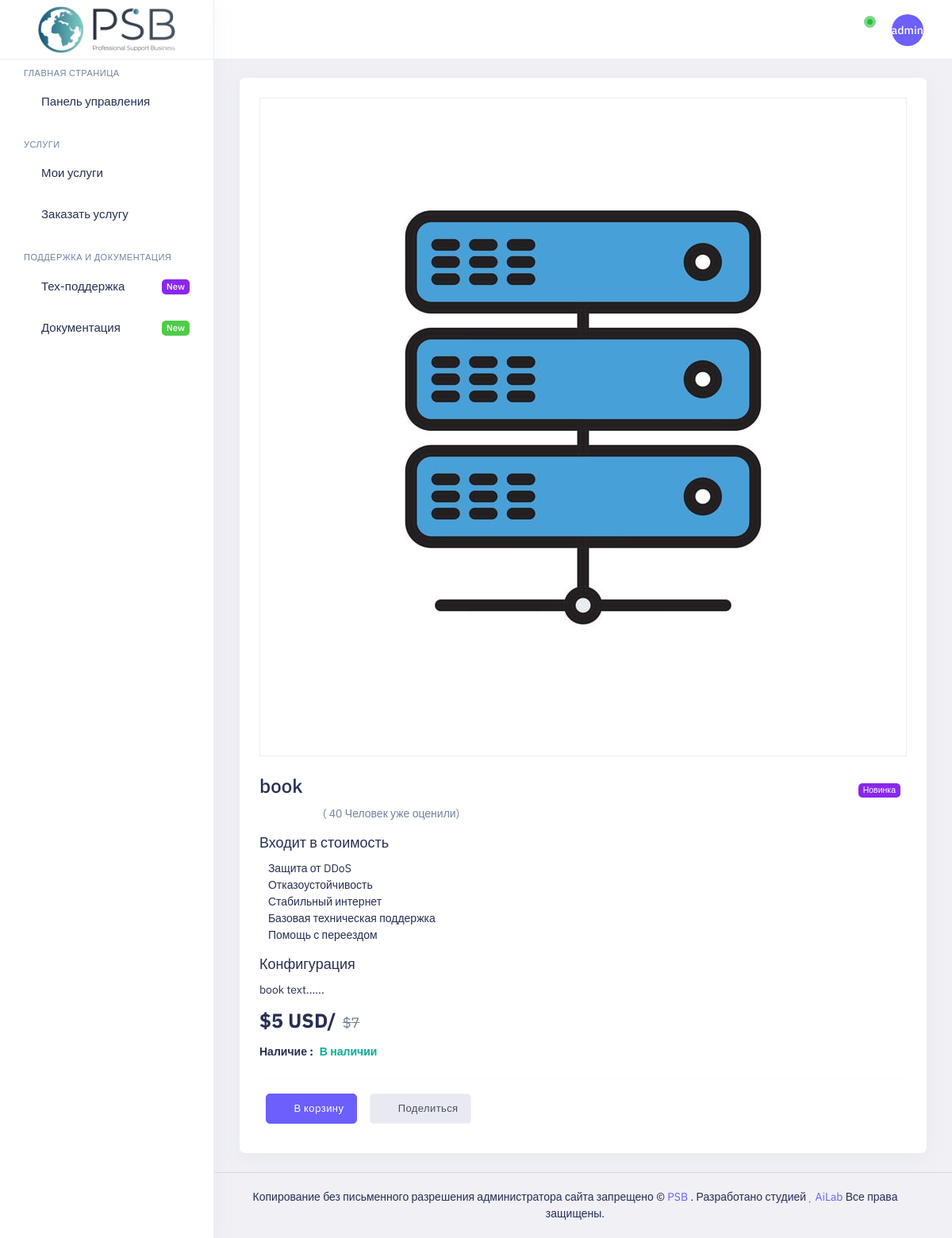
Page /shop/1 (signed in) on the committed database.
### shop/models.py (models this page shows, shortened)
class Product(models.Model):
    title = models.CharField(verbose_name='Наименование товара', max_length=100)
    configurations = models.TextField(verbose_name='Описание конфигурации')
    price = models.IntegerField(verbose_name='Цена')
    total = models.IntegerField(verbose_name='Старая цена', blank=True)
    count = models.BooleanField(verbose_name='В наличии')
    class Meta:
        verbose_name = 'Товары'
        verbose_name_plural = 'Товар'

### shop/views.py (the view)
# urls.py: path('shop/<int:pk>', views.ShopDetail.as_view(), name='detail'),
class ShopDetail(LoginRequiredMixin, DetailView):
    login_url = '/accounts/login/'
    model = Product
    context_object_name = 'product'
    template_name = 'pages/shop-description.html'

### cart/cart.py (called while the page is built)
    def __len__(self):
        return sum(item['quantity'] for item in self.cart.values())

### cart/context_processors.py (called while the page is built)
def cart(request):
    return {'cart': Cart(request)}

### templates/pages/shop-description.html (shortened to what this page needs)
{% extends 'layout/index.html' %}
{% block content %}
    <div class="main-content app-content mt-0">
        <div class="side-app">
            <div class="main-container container-fluid">
                <div class="page-header">
                    <h1 class="page-title">Детальный просмотр</h1>
                    <div>
                        <ol class="breadcrumb">
                            <li class="breadcrumb-item"><a href="javascript:void(0)">Магазин</a></li>
                            <li class="breadcrumb-item active" aria-current="page">{{ product.title }}</li>
                        </ol>
                    </div>
                </div>
                <div class="row">
                    <div class="col-xl-12">
                        <div class="card">
                            <div class="card-body">
                                <div class="row row-sm">
                                    <div class="col-xl-5 col-lg-12 col-md-12">
                                        <div class="row">
                                            <div class="col-xl-12">
                                                <div class="product-carousel">
                                                    <div id="Slider" class="carousel slide border" data-bs-ride="false">
                                                        <div class="carousel-inner">
                                                            <div class="carousel-item active"><img src="/static/assets/images/media/server.png" alt="img" class="img-fluid mx-auto d-block">
                                                            </div>
                                                        </div>
                                                    </div>
                                                </div>
                                            </div>
                                        </div>
                                    </div>
                                    <div class="details col-xl-7 col-lg-12 col-md-12 mt-4 mt-xl-0">
                                        <div class="mt-2 mb-4">
                                            <h3 class="mb-3 fw-semibold">{{ product.title }}</h3>
                                            <p class="text-muted float-start me-3">
                                                <span class="fa fa-star text-warning"></span>
                                                <span class="fa fa-star text-warning"></span>
                                                <span class="fa fa-star text-warning"></span>
                                                <span class="fa fa-star-half-o text-warning"></span>
                                                <span class="fa fa-star-o text-warning"></span>
                                            </p>
                                            <p class="text-muted mb-4">( 40 Человек уже оценили) </p>
                                            <h4 class="mt-4"><b>Входит в стоимость</b></h4>
                                            <i class="fe fe-check-circle text-green"></i>Защита от DDoS<br>
                                            <i class="fe fe-check-circle text-green"></i>Отказоустойчивость<br>
                                            <i class="fe fe-check-circle text-green"></i>Стабильный интернет<br>
                                            <i class="fe fe-check-circle text-green"></i>Базовая техническая поддержка<br>
                                            <i class="fe fe-check-circle text-green"></i>Помощь с переездом <span class="badge bg-purple br-5 side-badge blink-text pb-1">Новинка</span><br>
                                            <h4 class="mt-4"><b> Конфигурация</b></h4>
                                            <p>{{ product.configurations }}</p>
                                            <h3 class="mb-4"><span class="me-2 fw-bold fs-25">${{ product.price }} USD/</span><span><del class="fs-18 text-muted">${{ product.total }}</del></span></h3>
                                            <div class=" mt-4 mb-5"><span class="fw-bold me-2">Наличие :</span><span class="fw-bold text-success">В наличии</span></div>
                                            <hr>
                                            <div class="btn-list mt-4">
                                                    <form action="{% url "cart:cart_add" product.id %}" method="post">
                                                        <button type="submit" class="btn btn-primary mx-2 mb-1 w-sm"><i class="fe fe-shopping-cart me-2"></i>В коpзину</button>
                                                        <a href="javascript:void(0)" class="btn btn-light mx-2 mb-1 w-sm"><i class="fe fe-share-2 me-2 text-dark"></i>Поделиться</a>
                                                    </form>
                                            </div>
                                        </div>
                                    </div>
                                </div>
                            </div>
                        </div>
                    </div>
                </div>
            </div>
        </div>
{% endblock %}

### templates/layout/index.html (shortened to what this page needs)
<!doctype html>
<html lang="en" dir="ltr">
<head>
    <link id="style" href="/static/assets/plugins/bootstrap/css/bootstrap.min.css" rel="stylesheet" />
    <link href="/static/assets/css/style.css" rel="stylesheet" />
    <link href="/static/assets/css/dark-style.css" rel="stylesheet" />
    <link href="/static/assets/css/transparent-style.css" rel="stylesheet">
    <link href="/static/assets/css/skin-modes.css" rel="stylesheet" />
    <link href="/static/assets/css/icons.css" rel="stylesheet" />
    <link id="theme" rel="stylesheet" type="text/css" media="all" href="/static/assets/colors/color1.css" />
</head>
<body class="app sidebar-mini ltr light-mode">
<div class="page">
    <div class="page-main">
        <div class="app-header header sticky">
            <div class="container-fluid main-container">
                <div class="d-flex">
                    <a aria-label="Hide Sidebar" class="app-sidebar__toggle" data-bs-toggle="sidebar" href="javascript:void(0)"></a>
                    <div class="d-flex order-lg-2 ms-auto header-right-icons">
                        <div class="navbar navbar-collapse responsive-navbar p-0">
                            <div class="collapse navbar-collapse" id="navbarSupportedContent-4">
                                <div class="d-flex order-lg-2">
                                    <div class="dropdown d-flex">
                                        <a class="nav-link icon full-screen-link nav-link-bg">
                                            <i class="fe fe-minimize fullscreen-button"></i>
                                        </a>
                                    </div>
                                    <div class="dropdown  d-flex notifications">
                                        <a class="nav-link icon" data-bs-toggle="dropdown"><i
                                                class="fe fe-bell"></i><span class=" pulse"></span>
                                        </a>
                                    </div>
                                    <div class="dropdown d-flex profile-1">
                                        <a href="javascript:void(0)" data-bs-toggle="dropdown" class="nav-link leading-none d-flex"><span class="avatar avatar-md brround bg-primary">{{ request.user.username|truncatechars:5 }}</span>
                                        </a>
                                    </div>
                                </div>
                            </div>
                        </div>
                    </div>
                </div>
            </div>
        </div>
        <div class="sticky">
            <div class="app-sidebar">
                <div class="side-header">
                    <a class="header-brand1" href="{% url 'shop:index' %}">
                        <img src="/static/assets/images/logo.png" class="header-brand-img light-logo1"
                             alt="logo">
                    </a>
                </div>
                <div class="main-sidemenu">
                    <ul class="side-menu">
                        <li class="sub-category">
                            <h3>Главная страница</h3>
                        </li>
                        <li class="slide">
                            <a class="side-menu__item has-link" data-bs-toggle="slide" href="{% url 'shop:index' %}"><span
                                    class="side-menu__label">Панель управления</span></a>
                        </li>
                        <li class="sub-category">
                            <h3>Услуги</h3>
                        </li>
                        <li class="slide">
                            <a class="side-menu__item" data-bs-toggle="slide" href="javascript:void(0)">
                                <i class="side-menu__icon fe fe-shopping-bag"></i>
                                <span class="side-menu__label">Мои услуги</span>
                                <i class="angle fe fe-chevron-right"></i></a>
                        </li>
                        <li class="slide">
                            <a class="side-menu__item has-link" data-bs-toggle="slide" href="{% url 'shop:shop' %}"><i
                                    class="side-menu__icon fe fe-shopping-cart"></i><span
                                    class="side-menu__label">Заказать услугу</span>
                            </a>
                        </li>
                        <li class="sub-category">
                            <h3>Поддержка и документация</h3>
                        </li>
                        <li class="slide">
                            <a class="side-menu__item has-link" href="{% url 'shop:support' %}"><i
                                    class="side-menu__icon fe fe-zap"></i><span
                                    class="side-menu__label">Тех-поддержка</span><span class="badge bg-purple br-5 side-badge blink-text pb-1">New</span></a>
                        </li>
                        <li class="slide">
                            <a class="side-menu__item has-link" href="#"><i
                                    class="side-menu__icon fe fe-file-text"></i><span
                                    class="side-menu__label">Документация</span><span class="badge bg-green br-5 side-badge blink-text pb-1">New</span></a>
                        </li>
                    </ul>
                </div>
            </div>
        </div>
        {% block content %}
        {% endblock %}
    </div>
    <footer class="footer">
        <div class="container">
            <div class="row align-items-center flex-row-reverse">
                <div class="col-md-12 col-sm-12 text-center">
                    Копирование без письменного разрешения администратора сайта запрещено © <a href="javascript:void(0)">PSB</a> . Разработано студией <span
                        class="fa fa-heart text-danger"></span> <a href="javascript:void(0)"> AiLab </a> Все права защищены.
                </div>
            </div>
        </div>
    </footer>
</div>
</body>
</html>

### static/assets/colors/color1.css (style rules this page uses)
a { color: var(--primary-bg-color); }
.bg-primary { background: var(--primary-bg-color) !important; }
.btn-primary { color: #fff !important; background: var(--primary-bg-color) !important; border-color: var(--primary-bg-color) !important; }
.breadcrumb-item.active { color: #f5f3f9; }
.footer a:not(.btn) { color: var(--primary-bg-color); }
.avatar { background: var(--primary02) no-repeat center/cover; }

### rows in the picture
Product: title "book", configurations "book text......", price "5", total "7"

### other values in the picture
{{ request.user.username|truncatechars:5 }} "admin"
